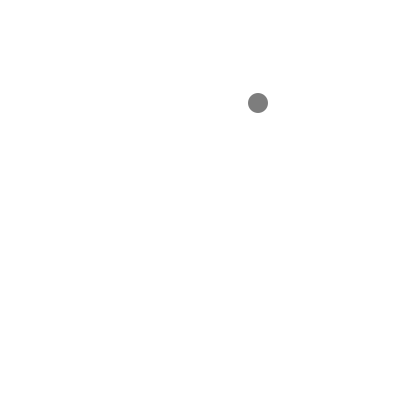
Frame 1 (no input)
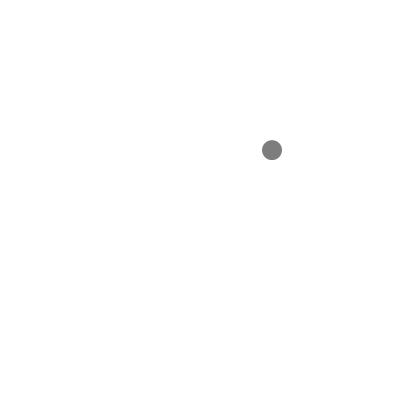
Frame 60 (the mouse pressed at the canvas centre just before this capture)
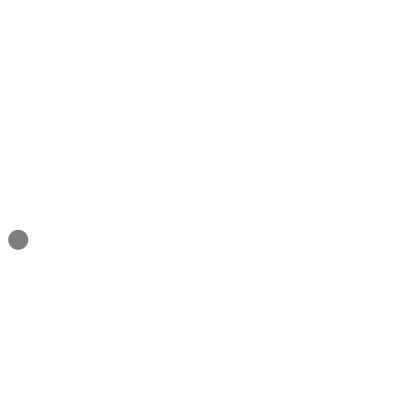
Frame 120 (the mouse held since frame 60 and released just before this capture)

The Processing sketch that drew these frames (run headless with seeded random() and noise(); from frame 60 on, the mouse is pressed at the canvas centre):

// Processing sketch: processing_66230
// ── processing_66230.pde

// BOUNCING BALL -------------------------------
float speedX;
float speedY;
float ballX;
float ballY;

float gravity;



void setup() {
  size(400,400);
  smooth();
  noStroke();
  frameRate(60);
  
  ballX = int(random(0,width));
  ballY = int(random(0,height));
  
  speedX = 5;
  speedY = 10;
  
  gravity = 0.6;
}

void draw() {
  background(255);
  fill(125);
  ellipse(ballX, ballY, 20, 20);
  ballY += speedY;
  ballX += speedX;
  
  if (ballY >= height || ballY <= 0 ) {
    // This is important, so that speedY slows down when it hits the edges
    // Not necessary for speedX for some reason
    speedY *= -0.95;
  }
  if (ballX >= width || ballX <= 0 ) {
    speedX *= -1;
  }
  
  
  // Add gravity to speedY here, instead of at the end
  speedY += gravity;
  
  
  // Limit bottom EDGE of the ball (not the center position of the ball) to the bottom of the screen
  if (ballY >= 390) {
    ballY = 390;
    speedY *= 0.944;
    speedX *= 0.95;
  }

  // Make SpeedX 0 if it's moving too slow horizontally
  if (speedX < 0.08 && speedX > -0.08) {
    speedX = 0;
  }
  
  // Make SpeedY 0 if it's moving too slow horizontally
  if (ballY == 390 && speedY > 9.5 && speedY < 10) {
    speedY = 0;
  }
  
  // If both speeds are 0, stop the animation
  if (speedY == 0 && speedX == 0) {
    noLoop();
  }
  
  // Debugging
  println("Position X: " + ballX + "; Position Y: " + ballY + "; Speed X: " + speedX + "; Speed Y: " + speedY);
  
}
